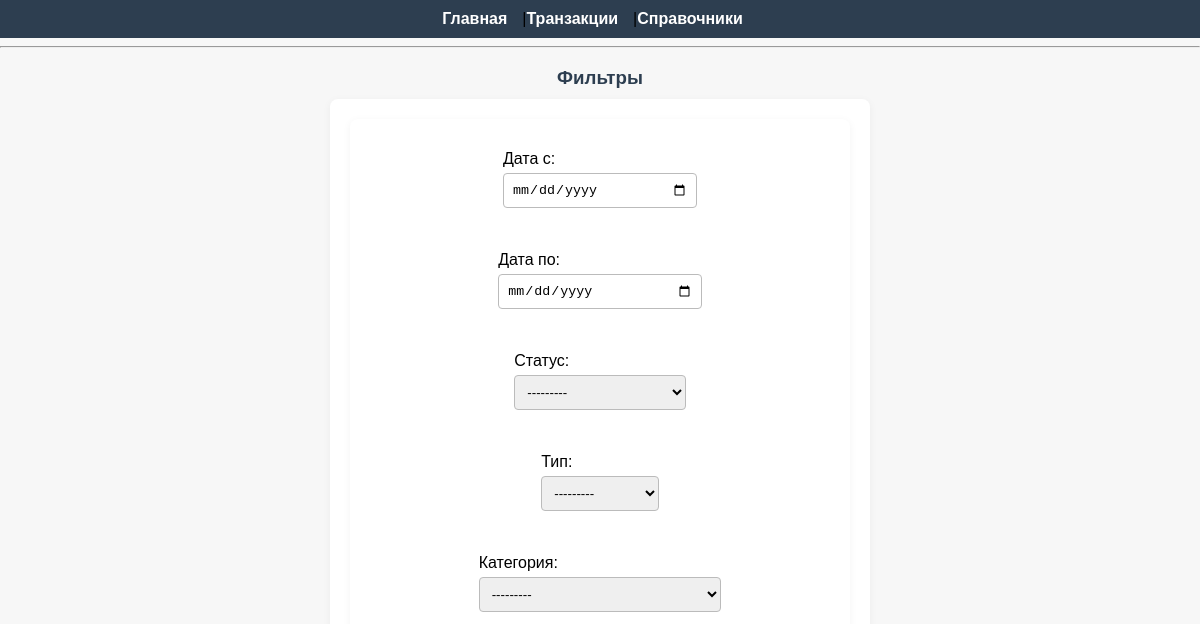
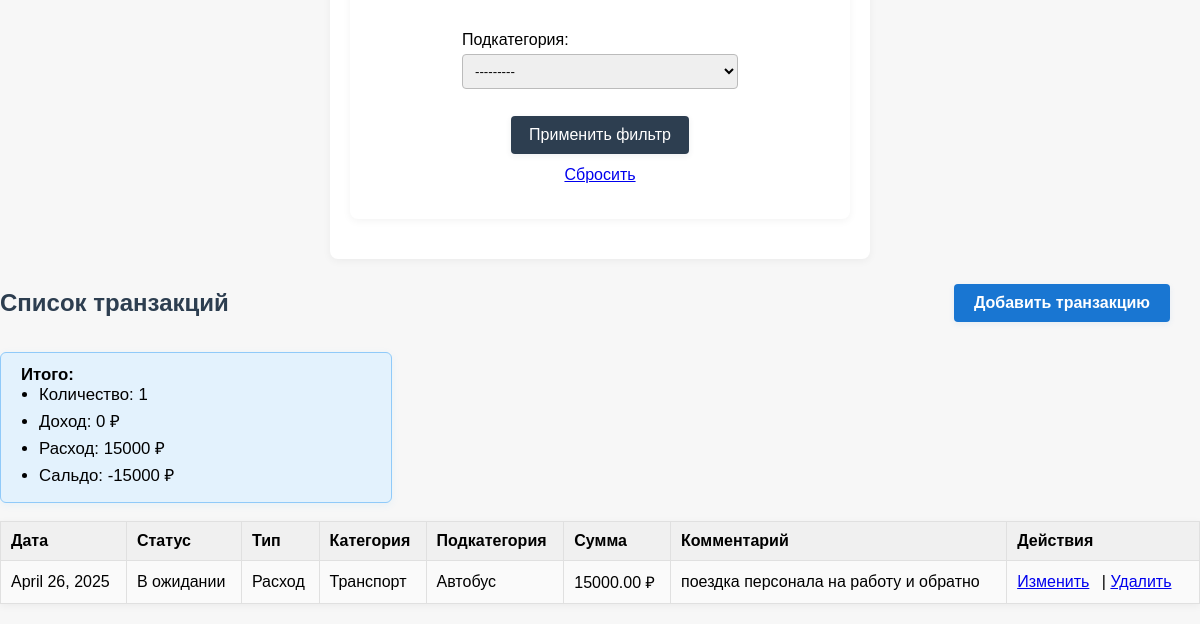
Page /transactions/ on the earlier database version (2 pictures, top to bottom).
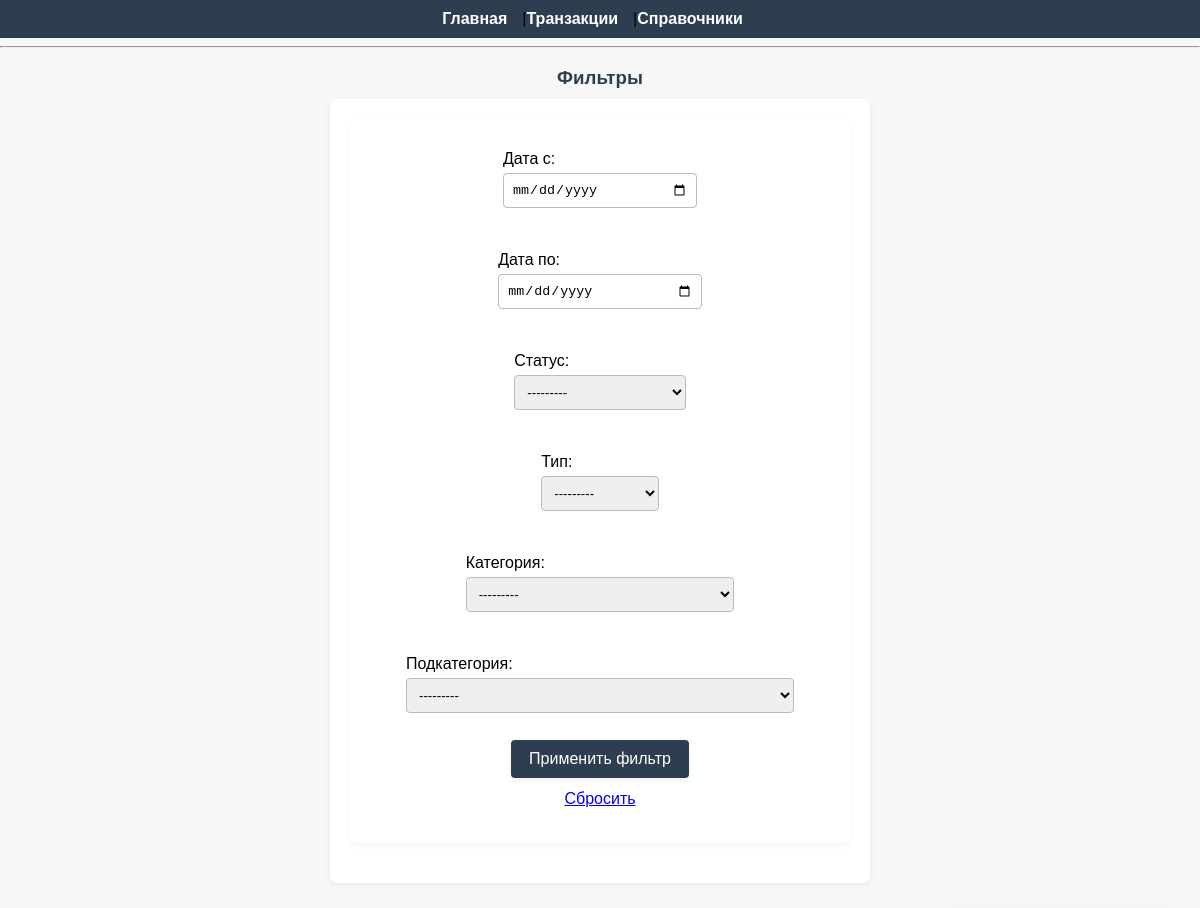
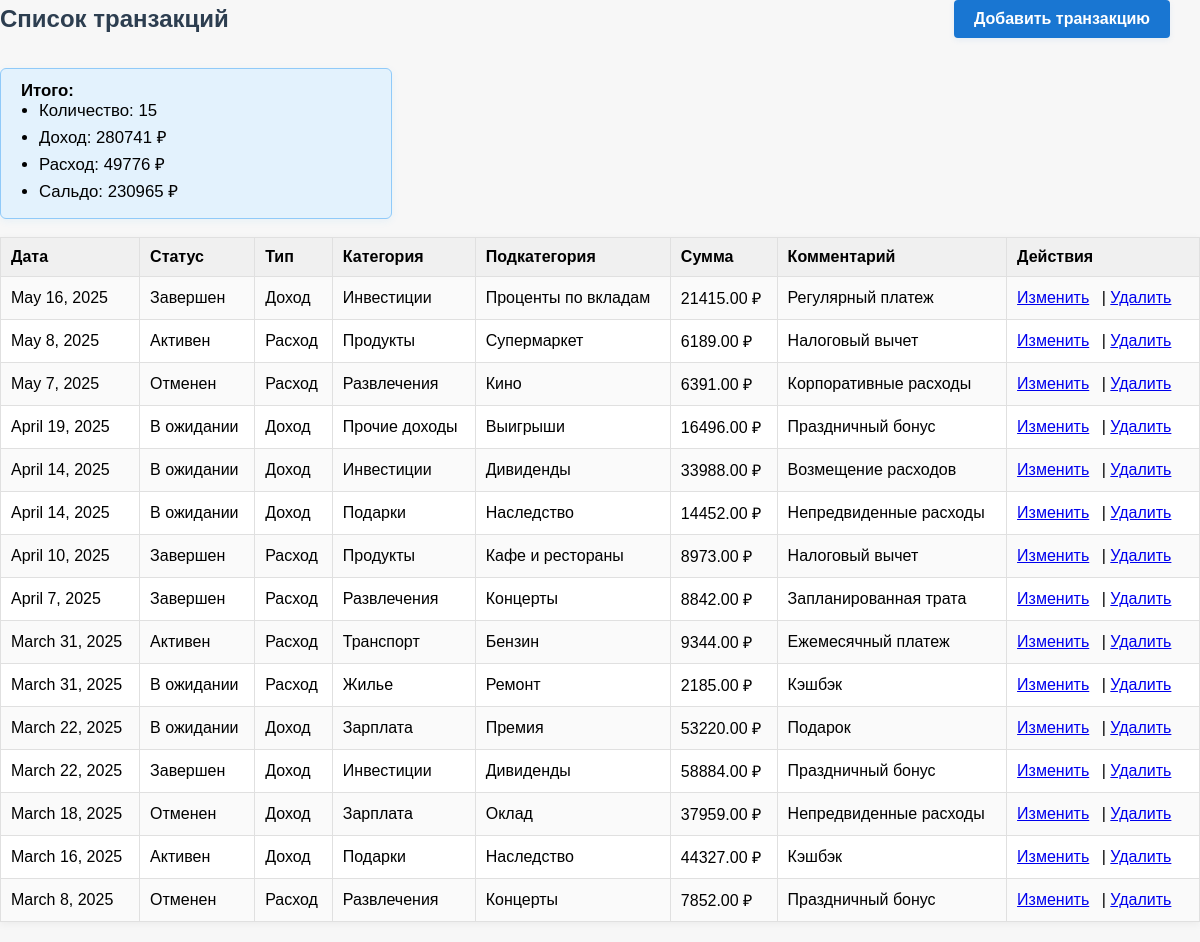
Same page on the later database version (2 pictures, top to bottom).
### transactions/models.py (models this page shows, shortened)
class Category(models.Model):
    name = models.CharField(max_length=50)
    type = models.ForeignKey(Type, on_delete=models.CASCADE, related_name='categories')
    class Meta:
        verbose_name_plural = "Categories"
    def __str__(self):
        return f"{self.name} ({self.type.name})"

class Transaction(models.Model):
    created_at = models.DateField(default=timezone.now)
    date = models.DateField()
    status = models.ForeignKey(Status, on_delete=models.PROTECT)
    type = models.ForeignKey(Type, on_delete=models.PROTECT)
    category = models.ForeignKey(Category, on_delete=models.PROTECT)
    subcategory = models.ForeignKey(SubCategory, on_delete=models.PROTECT)
    amount = models.DecimalField(max_digits=12, decimal_places=2)
    comment = models.TextField(blank=True, null=True)

class Status(models.Model):
    name = models.CharField(max_length=50, unique=True)
    class Meta:
        verbose_name_plural = "Statuses"
    def __str__(self):
        return self.name

class Type(models.Model):
    name = models.CharField(max_length=50, unique=True)
    def __str__(self):
        return self.name

class SubCategory(models.Model):
    name = models.CharField(max_length=50)
    category = models.ForeignKey(Category, on_delete=models.CASCADE, related_name='subcategories')
    class Meta:
        verbose_name_plural = "Subcategories"
    def __str__(self):
        return f"{self.name} ({self.category.name})"

### transactions/views.py (the view)
# urls.py: path('transactions/', views.transaction_list, name='transaction_list'),
def transaction_list(request):
    all_transactions = Transaction.objects.all()
    transactions = all_transactions.order_by('-date')
    filter_form = TransactionFilterForm(request.GET)
    if filter_form.is_valid():
        if filter_form.cleaned_data['date_from']:
            transactions = transactions.filter(date__gte=filter_form.cleaned_data['date_from'])
        if filter_form.cleaned_data['date_to']:
            transactions = transactions.filter(date__lte=filter_form.cleaned_data['date_to'])
        if filter_form.cleaned_data['status']:
            transactions = transactions.filter(status=filter_form.cleaned_data['status'])
        if filter_form.cleaned_data['type']:
            transactions = transactions.filter(type=filter_form.cleaned_data['type'])
        if filter_form.cleaned_data['category']:
            transactions = transactions.filter(category=filter_form.cleaned_data['category'])
        if filter_form.cleaned_data['subcategory']:
            transactions = transactions.filter(subcategory=filter_form.cleaned_data['subcategory'])
    income_type = Type.objects.filter(name__iexact="Доход").first()
    expense_type = Type.objects.filter(name__iexact="Расход").first()
    if income_type:
        income_sum = all_transactions.filter(type=income_type).aggregate(total=Sum('amount'))['total'] or 0
    else:
        income_sum = 0
    if expense_type:
        expense_sum = all_transactions.filter(type=expense_type).aggregate(total=Sum('amount'))['total'] or 0
    else:
        expense_sum = 0
    profit = income_sum - expense_sum
    count = transactions.count()
    return render(request, 'transactions/transaction_list.html', {
        'transactions': transactions,
        'filter_form': filter_form,
        'income_sum': income_sum,
        'expense_sum': expense_sum,
        'profit': profit,
        'count': count,
    })

### transactions/forms.py
class TransactionFilterForm(forms.Form):
    date_from = forms.DateField(
        required=False,
        widget=forms.DateInput(attrs={'type': 'date'}),
        label='Дата с'
    )
    date_to = forms.DateField(
        required=False,
        widget=forms.DateInput(attrs={'type': 'date'}),
        label='Дата по'
    )
    status = forms.ModelChoiceField(
        queryset=Status.objects.all(),
        required=False,
        label='Статус'
    )
    type = forms.ModelChoiceField(
        queryset=Type.objects.all(),
        required=False,
        label='Тип'
    )
    category = forms.ModelChoiceField(
        queryset=Category.objects.all(),
        required=False,
        label='Категория'
    )
    subcategory = forms.ModelChoiceField(
        queryset=SubCategory.objects.all(),
        required=False,
        label='Подкатегория'
    )

### transactions/templates/transactions/transaction_list.html
{% extends "transactions/base.html" %}
{% block content %}
<div class="filter-form">
    <h3 class="centered-title">Фильтры</h3>
    <form method="get">
        <div class="form-row">
            {{ filter_form.as_p }}
            <button type="submit">Применить фильтр</button>
            <a href="{% url 'transaction_list' %}">Сбросить</a>
        </div>
    </form>
</div>
<div class="transaction-list-header">
    <h2>Список транзакций</h2>
    <a href="{% url 'transaction_create' %}" class="add-transaction-btn">Добавить транзакцию</a>
</div>
<div class="summary-block">
    <strong>Итого:</strong>
    <ul>
        <li>Количество: {{ count }}</li>
        <li>Доход: {{ income_sum }} &#8381;</li>
        <li>Расход: {{ expense_sum }} &#8381;</li>
        <li>Сальдо: {{ profit }} &#8381;</li>
    </ul>
</div>
<table>
    <tr>
        <th>Дата</th>
        <th>Статус</th>
        <th>Тип</th>
        <th>Категория</th>
        <th>Подкатегория</th>
        <th>Сумма</th>
        <th>Комментарий</th>
        <th>Действия</th>
    </tr>
    {% for t in transactions %}
    <tr>
        <td>{{ t.date }}</td>
        <td>{{ t.status.name }}</td>
        <td>{{ t.type.name }}</td>
        <td>{{ t.category.name }}</td>
        <td>{{ t.subcategory.name }}</td>
        <td>{{ t.amount }} &#8381;</td>
        <td>{{ t.comment }}</td>
        <td>
            <a href="{% url 'transaction_edit' t.id %}">Изменить</a> |
            <a href="{% url 'transaction_delete' t.id %}">Удалить</a>
        </td>
    </tr>
    {% empty %}
    <tr>
        <td colspan="8">Нет транзакций</td>
    </tr>
    {% endfor %}
</table>
{% endblock %}

Differences in the rows shown:
removed Transaction: date "April 26, 2025", status.name "В ожидании", type.name "Расход", category.name "Транспорт", subcategory.name "Автобус", amount "15000.00", comment "поездка персонала на работу и обратно"
added Transaction: date "May 16, 2025", status.name "Завершен", type.name "Доход", category.name "Инвестиции", subcategory.name "Проценты по вкладам", amount "21415.00", comment "Регулярный платеж"
added Transaction: date "May 8, 2025", status.name "Активен", type.name "Расход", category.name "Продукты", subcategory.name "Супермаркет", amount "6189.00", comment "Налоговый вычет"
added Transaction: date "May 7, 2025", status.name "Отменен", type.name "Расход", category.name "Развлечения", subcategory.name "Кино", amount "6391.00", comment "Корпоративные расходы"
added Transaction: date "April 19, 2025", status.name "В ожидании", type.name "Доход", category.name "Прочие доходы", subcategory.name "Выигрыши", amount "16496.00", comment "Праздничный бонус"
added Transaction: date "April 14, 2025", status.name "В ожидании", type.name "Доход", category.name "Инвестиции", subcategory.name "Дивиденды", amount "33988.00", comment "Возмещение расходов"
added Transaction: date "April 14, 2025", status.name "В ожидании", type.name "Доход", category.name "Подарки", subcategory.name "Наследство", amount "14452.00", comment "Непредвиденные расходы"
added Transaction: date "April 10, 2025", status.name "Завершен", type.name "Расход", category.name "Продукты", subcategory.name "Кафе и рестораны", amount "8973.00", comment "Налоговый вычет"
added Transaction: date "April 7, 2025", status.name "Завершен", type.name "Расход", category.name "Развлечения", subcategory.name "Концерты", amount "8842.00", comment "Запланированная трата"
added Transaction: date "March 31, 2025", status.name "Активен", type.name "Расход", category.name "Транспорт", subcategory.name "Бензин", amount "9344.00", comment "Ежемесячный платеж"
added Transaction: date "March 31, 2025", status.name "В ожидании", type.name "Расход", category.name "Жилье", subcategory.name "Ремонт", amount "2185.00", comment "Кэшбэк"
added Transaction: date "March 22, 2025", status.name "В ожидании", type.name "Доход", category.name "Зарплата", subcategory.name "Премия", amount "53220.00", comment "Подарок"
added Transaction: date "March 22, 2025", status.name "Завершен", type.name "Доход", category.name "Инвестиции", subcategory.name "Дивиденды", amount "58884.00", comment "Праздничный бонус"
added Transaction: date "March 18, 2025", status.name "Отменен", type.name "Доход", category.name "Зарплата", subcategory.name "Оклад", amount "37959.00", comment "Непредвиденные расходы"
added Transaction: date "March 16, 2025", status.name "Активен", type.name "Доход", category.name "Подарки", subcategory.name "Наследство", amount "44327.00", comment "Кэшбэк"
added Transaction: date "March 8, 2025", status.name "Отменен", type.name "Расход", category.name "Развлечения", subcategory.name "Концерты", amount "7852.00", comment "Праздничный бонус"
Other differences:
{{ count }}: "1" → "15"
{{ income_sum }}: "0" → "280741"
{{ expense_sum }}: "15000" → "49776"
{{ profit }}: "-15000" → "230965"
